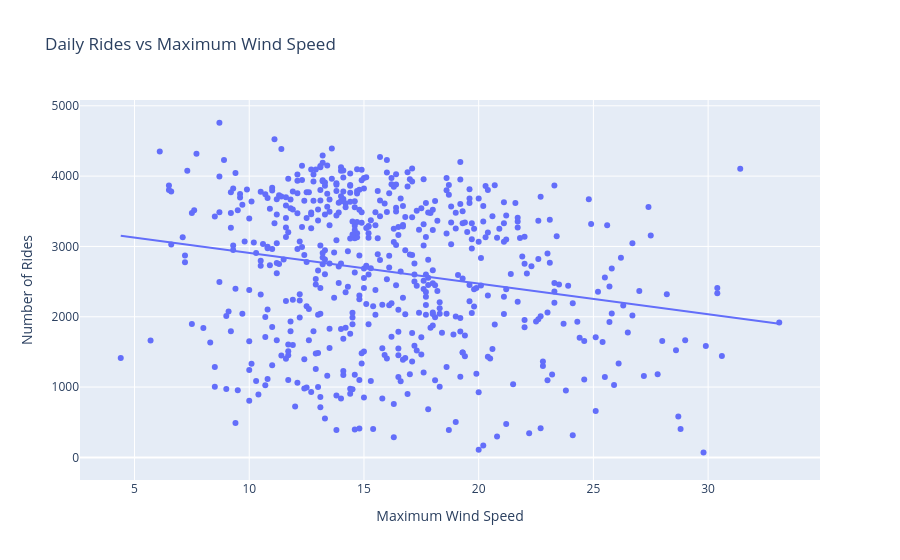

Notebook code cell kept with this figure:
### Markdown cell above
#### Rides and Wind Speed

### Code cell
fig = px.scatter(
    bike_weather_daily,
    x="wind_speed_10m_max",
    y="number_of_rides",
    trendline="ols",
    title="Daily Rides vs Maximum Wind Speed"
)

fig.update_layout(
    xaxis_title="Maximum Wind Speed",
    yaxis_title="Number of Rides"
)

fig.show()

### Figure 1 — Plotly figure (JSON) as saved in the notebook; plotly's stock layout.template omitted (floating-point values rounded to 4 significant figures; data arrays with more than 128 entries replaced by an {"elided": "..."} marker saying what was removed)
{"data": [{"hovertemplate": "wind_speed_10m_max=%{x}<br>number_of_rides=%{y}<extra></extra>", "legendgroup": "", "marker": {"color": "#636efa", "symbol": "circle"}, "mode": "markers", "name": "", "orientation": "v", "showlegend": false, "type": "scatter", "x": {"elided": "577 float values"}, "xaxis": "x", "y": {"elided": "577 int values"}, "yaxis": "y"}, {"hovertemplate": "<b>OLS trendline</b><br>number_of_rides = -43.593 * wind_speed_10m_max + 3343.04<br>R<sup>2</sup>=0.042878<br><br>wind_speed_10m_max=%{x}<br>number_of_rides=%{y} <b>(trend)</b><extra></extra>", "legendgroup": "", "marker": {"color": "#636efa", "symbol": "circle"}, "mode": "lines", "name": "", "showlegend": false, "type": "scatter", "x": {"elided": "576 float values"}, "xaxis": "x", "y": {"elided": "576 float values"}, "yaxis": "y"}], "layout": {"legend": {"tracegroupgap": 0}, "title": {"text": "Daily Rides vs Maximum Wind Speed"}, "xaxis": {"anchor": "y", "domain": [0, 1], "title": {"text": "Maximum Wind Speed"}}, "yaxis": {"anchor": "x", "domain": [0, 1], "title": {"text": "Number of Rides"}}}}
